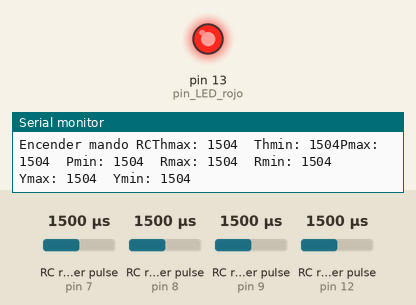
This sketch was run on a simulated Arduino Uno, built with avr-gcc and run on an emulated ATmega328P. Parts: output pins drawn as LEDs (lit = HIGH), the last lines printed to the serial monitor. Wiring (inferred from the names in the program): 4 × RC receiver channel: data pin 7 / data pin 8 / data pin 9 / data pin 12. The inputs (shaded band) are chosen by the test bench; at power-on: RC receiver pulse (sensors on pin 7, pin 12, pin 8, pin 9) 1500 µs.

Above: at 0.01 s.
At 1.3 s:
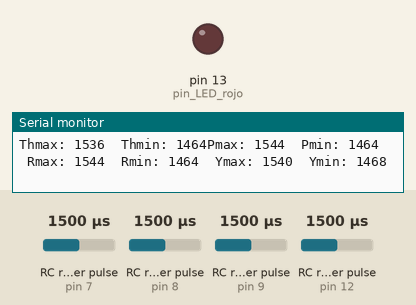
1.4 s: RC receiver pulse (sensor on pin 7) set to 1020 µs
4.4 s: RC receiver pulse (sensor on pin 12) set to 1020 µs
Timing chart, 0 to 7.4 s (numbered marks = the images above; inputs shaded):
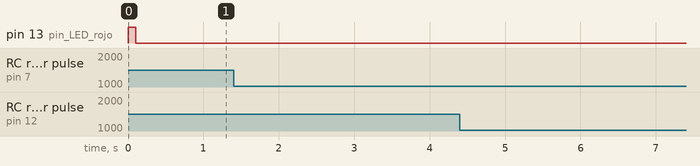

The sketch:

MandoRC_MaxMin.ino
```cpp
/*
   Leer emisora radio control y calcular ancho de pulso máximo y mínimo
   Más información en https://arduproject.es/mando-rc-y-receptor-programacion-en-arduino-sketch/
*/

// Declaración de pines
#define pin_INT_Throttle 8 // Pin Throttle del mando RC
#define pin_INT_Yaw 7      // Pin Yaw del mando RC
#define pin_INT_Pitch 12   // Pin Pitch del mando RC
#define pin_INT_Roll 9     // Pin Roll del mando RC
#define pin_LED_rojo 13    // Pin LED rojo

#include <EnableInterrupt.h>
int RC_Throttle_raw_Max, RC_Pitch_raw_Max, RC_Yaw_raw_Max, RC_Roll_raw_Max;
int RC_Throttle_raw_Min, RC_Pitch_raw_Min, RC_Yaw_raw_Min, RC_Roll_raw_Min;

// INTERRUPCIÓN MANDO RC - THROTTLE
volatile long Throttle_HIGH_us;
volatile int RC_Throttle_raw;
void INT_Throttle() {
  if (digitalRead(pin_INT_Throttle) == HIGH) Throttle_HIGH_us = micros();
  if (digitalRead(pin_INT_Throttle) == LOW)  RC_Throttle_raw = micros() - Throttle_HIGH_us;
}

// INTERRUPCIÓN MANDO RC - PITCH
volatile long Pitch_HIGH_us;
volatile int RC_Pitch_raw;
void INT_Pitch() {
  if (digitalRead(pin_INT_Pitch) == HIGH) Pitch_HIGH_us = micros();
  if (digitalRead(pin_INT_Pitch) == LOW)  RC_Pitch_raw = micros() - Pitch_HIGH_us;
}

// INTERRUPCIÓN MANDO RC - ROLL
volatile long Roll_HIGH_us;
volatile int RC_Roll_raw;
void INT_Roll() {
  if (digitalRead(pin_INT_Roll) == HIGH) Roll_HIGH_us = micros();
  if (digitalRead(pin_INT_Roll) == LOW)  RC_Roll_raw = micros() - Roll_HIGH_us;
}

// INTERRUPCIÓN MANDO RC - YAW
volatile long Yaw_HIGH_us;
volatile int RC_Yaw_raw;
void INT_Yaw() {
  if (digitalRead(pin_INT_Yaw) == HIGH) Yaw_HIGH_us = micros();
  if (digitalRead(pin_INT_Yaw) == LOW)  RC_Yaw_raw = micros() - Yaw_HIGH_us;
}

void setup() {
  // Declaración de LEDs
  pinMode(pin_LED_rojo, OUTPUT);

  // Declaración de interrupciones
  pinMode(pin_INT_Yaw, INPUT_PULLUP);                   // YAW
  enableInterrupt(pin_INT_Yaw, INT_Yaw, CHANGE);
  pinMode(pin_INT_Throttle, INPUT_PULLUP);              // POTENCIA
  enableInterrupt(pin_INT_Throttle, INT_Throttle, CHANGE);
  pinMode(pin_INT_Pitch, INPUT_PULLUP);                 // PITCH
  enableInterrupt(pin_INT_Pitch, INT_Pitch, CHANGE);
  pinMode(pin_INT_Roll, INPUT_PULLUP);                  // ROLL
  enableInterrupt(pin_INT_Roll, INT_Roll, CHANGE);

  // Serial.begin()
  Serial.begin(115200);

  digitalWrite(pin_LED_rojo, HIGH);
  Serial.print("Encender mando RC");
  // Hasta no encender el mando no se sale de este bucle
  while (RC_Throttle_raw > 2500 || RC_Throttle_raw < 500) delay(100);
  digitalWrite(pin_LED_rojo, LOW);

  // El valor de pulso mínimo inicial se fija el 2100 para que no afecte al cálculo del valor mínimo
  RC_Throttle_raw_Min = 2100;
  RC_Pitch_raw_Min    = 2100;
  RC_Yaw_raw_Min      = 2100;
  RC_Roll_raw_Min     = 2100;
}

void loop() {

  // Calcular ancho de pulso máximo y mínimo
  if (RC_Throttle_raw > RC_Throttle_raw_Max)RC_Throttle_raw_Max = RC_Throttle_raw;
  if (RC_Throttle_raw < RC_Throttle_raw_Min)RC_Throttle_raw_Min = RC_Throttle_raw;

  if (RC_Pitch_raw > RC_Pitch_raw_Max)RC_Pitch_raw_Max = RC_Pitch_raw;
  if (RC_Pitch_raw < RC_Pitch_raw_Min)RC_Pitch_raw_Min = RC_Pitch_raw;

  if (RC_Roll_raw > RC_Roll_raw_Max)RC_Roll_raw_Max = RC_Roll_raw;
  if (RC_Roll_raw < RC_Roll_raw_Min)RC_Roll_raw_Min = RC_Roll_raw;

  if (RC_Yaw_raw > RC_Yaw_raw_Max)RC_Yaw_raw_Max = RC_Yaw_raw;
  if (RC_Yaw_raw < RC_Yaw_raw_Min)RC_Yaw_raw_Min = RC_Yaw_raw;

  // Monitor Serie
  Serial.print("Thmax: ");
  Serial.print(RC_Throttle_raw_Max);
  Serial.print("\t");
  Serial.print("Thmin: ");
  Serial.print(RC_Throttle_raw_Min);
  Serial.print("Pmax: ");
  Serial.print(RC_Pitch_raw_Max);
  Serial.print("\t");
  Serial.print("Pmin: ");
  Serial.print(RC_Pitch_raw_Min);
  Serial.print("\t");
  Serial.print("Rmax: ");
  Serial.print(RC_Roll_raw_Max);
  Serial.print("\t");
  Serial.print("Rmin: ");
  Serial.print(RC_Roll_raw_Min);
  Serial.print("\t");
  Serial.print("Ymax: ");
  Serial.print(RC_Yaw_raw_Max);
  Serial.print("\t");
  Serial.print("Ymin: ");
  Serial.println(RC_Yaw_raw_Min);
}
```
